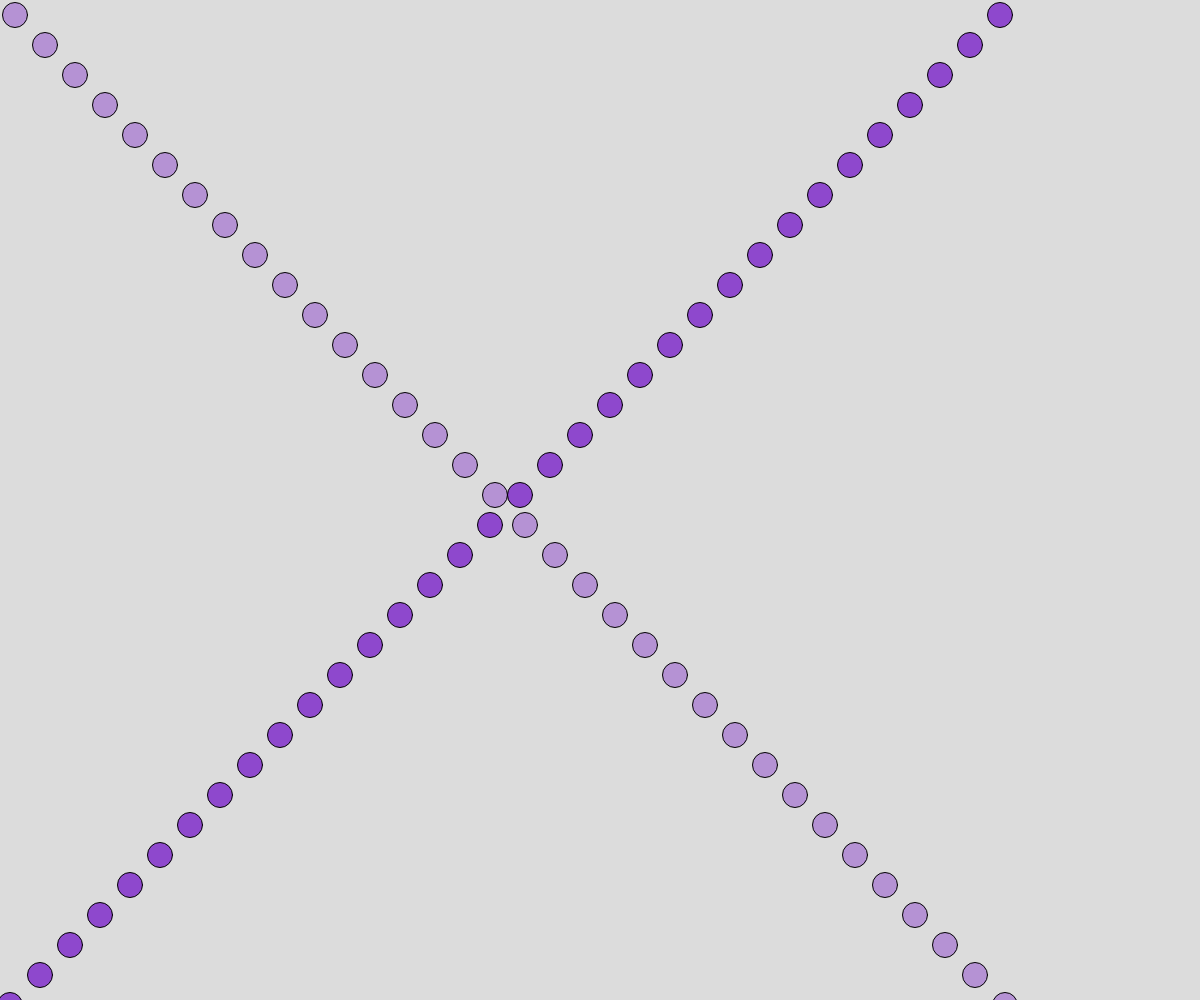
Frame 1 (no input)
Frame 60 (no input): identical to frame 1, image omitted
Frame 120 (the mouse pressed at the canvas centre since frame 60): identical to frame 1, image omitted

The p5.js sketch that drew this single still picture (run headless with seeded random() and noise() and a simulated clock; from frame 60 on, the mouse is pressed at the canvas centre):

// p5.js sketch
// ── sketch.js
function setup() {
  createCanvas(windowWidth, windowHeight);
}

function draw() {
  background(220);
  fill(120, 30, 200, 100);
  
  var y = 15;
  for (var x = 15; x < windowWidth; x = x + 30) {
    ellipse(x, y, 25, 25);
    y = y + 30;
  }
  
  fill(120, 30, 200, 200);
  y = 15;
  for (x = windowHeight; x > 0; x = x - 30) {
    ellipse(x, y, 25, 25);
    y = y + 30;
  }
}
